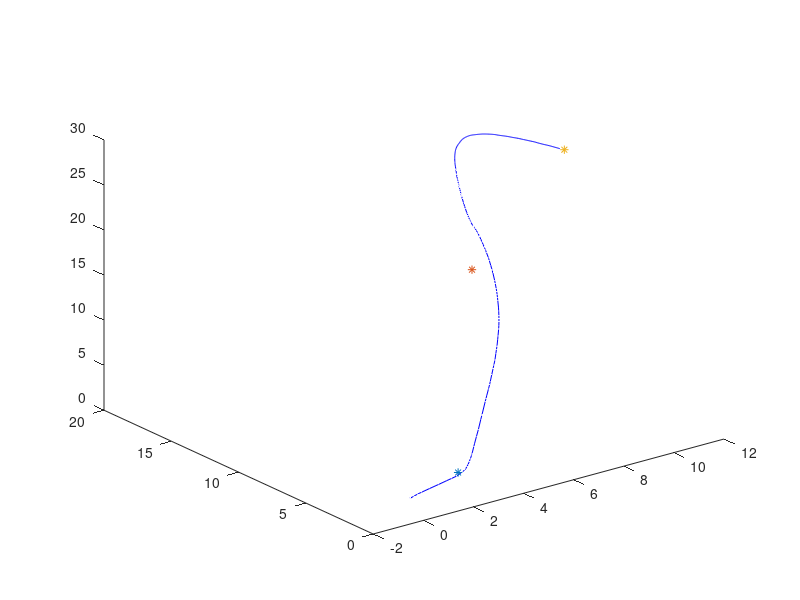

Here is the MATLAB script that generated this plot: (Note: this script raises an error after producing the figure.)
%% Distance
%initialize variables
% Waypoints
% n_wps=3;

load('wps_1.mat')
load('wps_3.mat')
load('wps_2.mat')
% Real Pose 
load('real_x.mat')
load('real_y.mat')
load('real_z.mat')

%-------------------------------------------------------------------------
%use the locìgical not operator in xr to locate the zeros;
%xr_new es el vector de los indices degli elementi not 0;
xr_new=find(~xr);
n=xr_new(1,1);

x_traj=xr(1:n-1); %trova size di x_traj
y_traj=yr(1:n-1);
z_traj=zr(1:n-1);
%--------------------------------------------------------------------------
%definisci matrice di punti della rel traj

real_traj=[x_traj y_traj z_traj];
%punto in cui arriva dopo il decollo 
z0=[0 0 2]; %[0 0 1]

nwps=[z0;
      w1;
      w2;
      w3];
      
[r , ~]=size(nwps);
%-------------------------------------------------------------------------
%definisco le direzioni 
% v0=[w1(1)-z0(1) w1(2)-z0(2) w1(3)-z0(3)];
% v1=[w2(1)-w1(1) w2(2)-w1(2) w2(3)-w1(3)];
% v2=[w3(1)-w2(1) w3(2)-w2(2) w3(3)-w2(3)];
% 
% dir_recta=[v0;
%            v1;
%            v2];
% load('diretta.mat')   
%-------------------------------------------------------------------------      
%cALCOLA IL NUMERO DI WPS
n_wps=r-1;

%calcola il numero di punti nella real pose x_traj;
[n_traj, c]=size(x_traj);

%definisci il vettore delle distanze minime
% d_min=zeros(n_traj,1);

% t=linspace(0,1);
%-------------------------------------------------------------------------
%PLOTTA FIGURA
plot3(x_traj,y_traj,z_traj,'b')
hold on 
plot3(w1(1),w1(2),w1(3),'*');
hold on 
plot3(w2(1),w2(2),w2(3),'*');
hold on 
plot3(w3(1),w3(2),w3(3),'*');
%-------------------------------------------------------------------------
k=1;
d=zeros(k,1);
point=zeros(k,3);

for i=1:n_wps
    %equazione parametrica della retta conoscendo il primo punto e la
    %direzione
%     syms t
%     line=nwps(i,:)+t*dir_recta(i,:);    
    a(i,:) = (nwps(i+1,:) - nwps(i,:));
    %plotta retta
    syms ts
    line=nwps(i,:)+ts*a(i,:);  
    
    hold on 
    t=linspace(0,1);
    x=nwps(i,1)+t*a(i,1);
    y=nwps(i,2)+t*a(i,2);
    z=nwps(i,3)+t*a(i,3);
    plot3(x,y,z,'r')
    grid on
    hold on 
    for j=k:200:n_traj  %prima estaba i
        %Calcola proiezione ortogonale
        %Calcola piano passante per P(j) y ortogonale alla direzione i_esima
        syms x_p y_p z_p
        P=[x_p y_p z_p];
        %definisco il piano passante per P-P(j) [punto della traiettoria
        %reale]  y la normale al piano vect(W2-W1);
        realdot = @(u, v) u*transpose(v); %solo risultati reali;
%        planefunction=realdot(dir_recta(1,:),P-real_traj(j,:)); %plane_fun=0
         planefunction=realdot(a(i,:),P-real_traj(j,:)); %plane_fun=0
        % ora vedo per quale punto della retta paramentrizzata con t è
        % soddisfattal'equazione del piano, cioè qual è il punto in comune 
        % fra la retta P(i)P(i+1) ed il piano ortogonale ad AB che ho fatto prima;
        %line replace P nella equazione del piano;
        newfunction = subs(planefunction, P, line); 
        t0 = solve(newfunction); % valore del paramentro t per cui PFUN=0;
        
        % una volta trovato t0 posso calcolare il punto intersezione fra il piano e la direzione V(i)
        % andando a valutare che punto sulla retta corrisponde a t0.
        if t0>=0 && t0<=1
        point(k,:) = subs(line, ts, t0); %t0 replace t in line equation
        % controprova: subs(planefunction, P, point);
        
%           if nwps(i,1)<= point(k,1) && point(k,1) <= nwps(i+1,1) && ...
%             nwps(i,2)<= point(k,2) && point(k,2) <= nwps(i+1,2) && ... 
%             nwps(i,3)<= point(k,3) && point(k,3) <= nwps(i+1,3)
             if 1
        %cross product
        
        C_product=cross((nwps(i+1,:)-nwps(i,:)),(nwps(i,:)-real_traj(j,:)));
        % distancia entres nwps(i+1) y nwps(i)
        D_recta= norm(nwps(i+1,:)-nwps(i,:));
        % distancia total
        d(k,1)=norm(C_product)/D_recta;
        k=k+1;
        else 
            break
           
             end 
        end 
        
    end 
end 

%nota: dal momento che tieni il punto di intersezione, puoi anche
%direttamente trocarti la distanza fra p(j) e p(inters), il risultato è
%uguale;

% %%plotta linee
% t=linspace(0,1);
% x=nwps(i,1)+t*dir_recta(i,1);
% y=nwps(i,2)+t*dir_recta(i,2);
% z=nwps(i,2)+t*dir_recta(i,3);
% plot3(x,y,z,'b')
%
% %con questi valori funziona:
% x= nwps(1,1)+t*(nwps(2,1)-nwps(1,1));
% y= nwps(1,2)+t*(nwps(2,2)-nwps(1,2));
% z= nwps(1,3)+t*(nwps(2,3)-nwps(1,3));
hold on
xp=point(:,1);
yp=point(:,2);
zp=point(:,3);
plot3(xp,yp,zp,'o')
